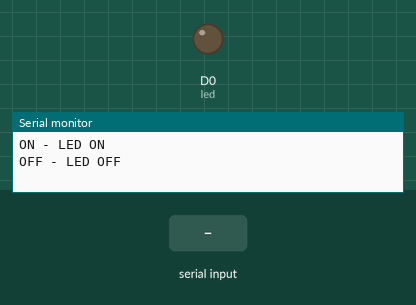
The sketch below on a simulated ESP8266 (NodeMCU). Shown: output pins drawn as LEDs (lit = HIGH), the last lines printed to the serial monitor. The test bench sets the inputs (shaded band).

Above: at 1.2 s.
1.3 s: "OFF" received over Serial
At 3.5 s:
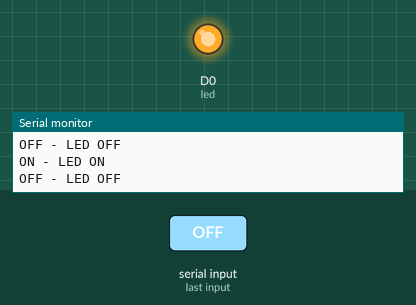
3.8 s: "ON" received over Serial
At 5.5 s:
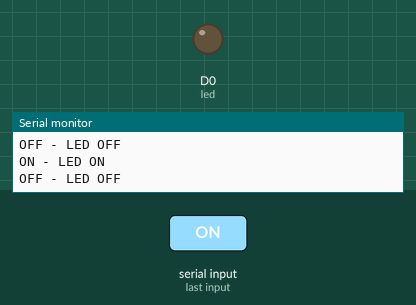
6.3 s: "off" received over Serial
At 8.6 s:
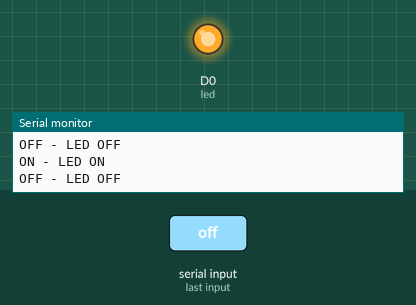
Timing chart, 0 to 10.1 s (numbered marks = the images above; inputs shaded):
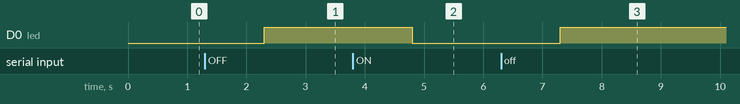

The sketch:

prog2.ino
```cpp
int led=D0;

void setup() {
  Serial.begin(9600);
  pinMode(led,OUTPUT);
}

void loop() {
  Serial.println("ON - LED ON");
  Serial.println("OFF - LED OFF");
  while(!Serial.available());
  String s=Serial.readString();
  if(s=="ON" || s=="on") {
    digitalWrite(led,0);
  } else if(s=="OFF" || s=="off") {
    digitalWrite(led,1);
  }
}
```

Measured:
- after the input at 1.3 s, D0 (led): LOW → HIGH after 1.0 s
- after the input at 3.8 s, D0 (led): HIGH → LOW after 1.0 s
- after the input at 6.3 s, D0 (led): LOW → HIGH after 1.0 s
